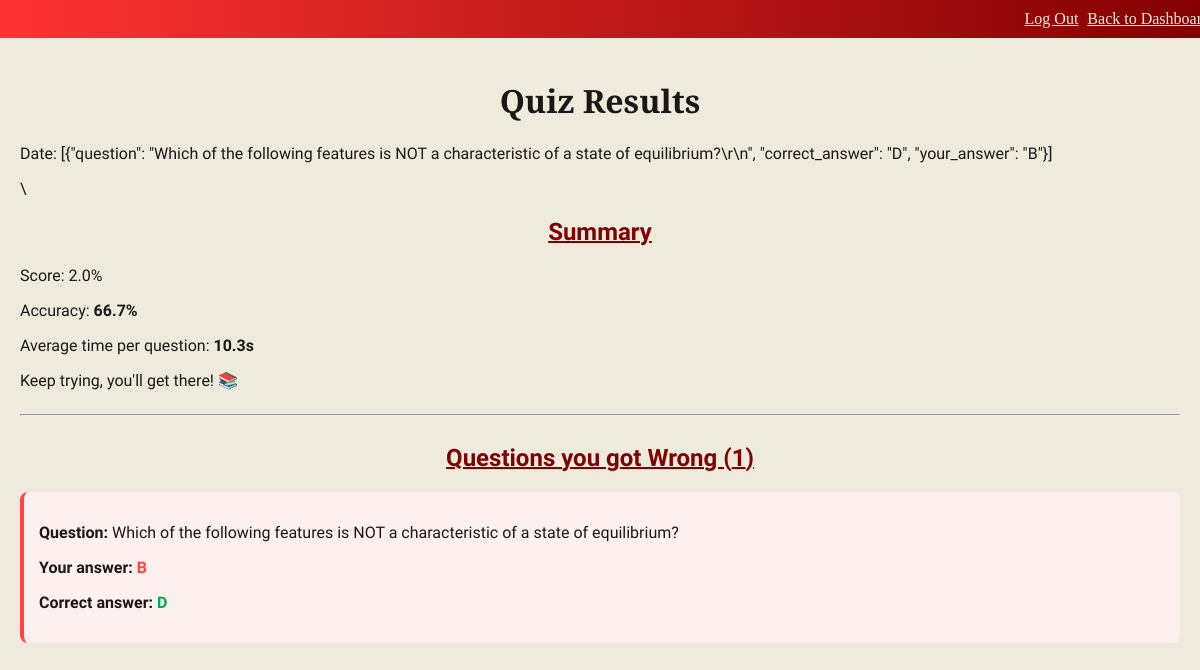
The app's page /results/4 (signed in) with its own data.
### tables this page shows
CREATE TABLE results (
    id INTEGER PRIMARY KEY AUTOINCREMENT,
    user_id INTEGER NOT NULL,
    quiz_id INTEGER NOT NULL,
    score REAL,
    accuracy REAL,
    avg_time REAL,
    wrong_questions TEXT,
    date TEXT,
    FOREIGN KEY (user_id) REFERENCES users(id));

### app.py (the view)
@app.route('/results/<int:result_id>')
def results(result_id):
    if 'user_id' not in session:
        return redirect(url_for('login'))
    connection = sqlite3.connect('database/LoginData.db')
    cursor = connection.cursor()
    result = cursor.execute('SELECT score, accuracy, avg_time, wrong_questions, date FROM results WHERE id = ? AND user_id = ?', (result_id, session['user_id'])).fetchone()
    connection.close()
    wrong_questions = json.loads(result[3])
    return render_template('results.html', score=result[0], accuracy=result[1], avg_time=result[2], wrong_questions=wrong_questions, date=result[3])

### templates/results.html (shortened to what this page needs)
<!DOCTYPE html>
<html lang="en">
<head>
    <link rel="stylesheet" type="text/css" href="{{ url_for('static', filename='main.css') }}">
</head>
<body>
        <div class="banner">
            <div class="banner-content">
                <a href="{{ url_for('logout') }}">Log Out</a>
                <a href="/dashboard"> Back to Dashboard</a>
            </div>
        </div>
        <main>
        <h1>Quiz Results</h1>
        <p> Date: {{ date }}</p>\
        <div class="summary">
            <h2>Summary</h2>
            <p>Score: {{ score }}%</p>
            <p>Accuracy: <strong>{{ accuracy }}%</strong></p>
            <p>Average time per question:  <strong>{{ avg_time }}s</strong></p>
            {% if score == 100 %}
                <p>Perfect score! Great work! 🎉</p>
            {% elif score >= 50 %}
                <p>Good effort! Keep practising! 💪</p>
            {% else %}
                <p>Keep trying, you'll get there! 📚</p>
            {% endif %}
        </div>
        <hr>
        <div class="results-breakdown">
            {% if wrong_questions|length == 0 %}
                <h2> You got Everything Right! 🎉</h2>
            {% else %}
                <h2>Questions you got Wrong ({{ wrong_questions|length }})</h2>
                {% for q in wrong_questions %}
                    <div class="wrong-question-card">
                        <p><strong>Question:</strong> {{ q.question }}</p>
                        <p><strong>Your answer:</strong> <span class="wrong-answer">{{ q.your_answer }}</span></p>
                        <p><strong>Correct answer:</strong> <span class="correct-answer">{{ q.correct_answer }}</span></p>
                        </div>
                        {% endfor %}
            {% endif %}
        </div>
    </main>
</body>
</html>

### static/main.css (style rules this page uses)
body { background-color: #eeebdd; font-family: Metamorphous; margin: 0; padding: 0; }
main { color: #1b1717; padding: 20px; font-family: Metamorphous; }
div { display: block; align-content: center; }
.banner { background-image: linear-gradient(to right, #Ff3333, #810000); font-family: Cinzel Decorative; text-align: right; padding: 10px; position: sticky; width: 100%; margin-bottom: 0px; }
a { color: #EEEBDD; text-decoration: underline; padding-left: 5px; }
h2 { text-decoration: underline; text-decoration-thickness: 2px; text-align: center; color: #810000; }
h1 { text-align: center; font-family: Cinzel Decorative; }
.wrong-question-card { background-color: #fff0f0; padding: 15px; border-radius: 8px; margin-bottom: 15px; border-left: 4px solid #ff4444; }
.wrong-answer { color: #ff4444; font-weight: bold; }
.correct-answer { color: #00aa44; font-weight: bold; }

### records on screen
results: wrong_questions "[{\"question\": \"Which of the following features is NOT a characteristic of a state of equilibrium?\\r\\n\", \"correct_answer\": \"D\", \"your_answer\": \"B\"}]", score "2.0", accuracy "66.7", avg_time "10.3"

### other values on screen
{{ wrong_questions|length }} "1"
{{ q.question }} "Which of the following features is NOT a characteristic of a state of equilibrium?"
{{ q.your_answer }} "B"
{{ q.correct_answer }} "D"
